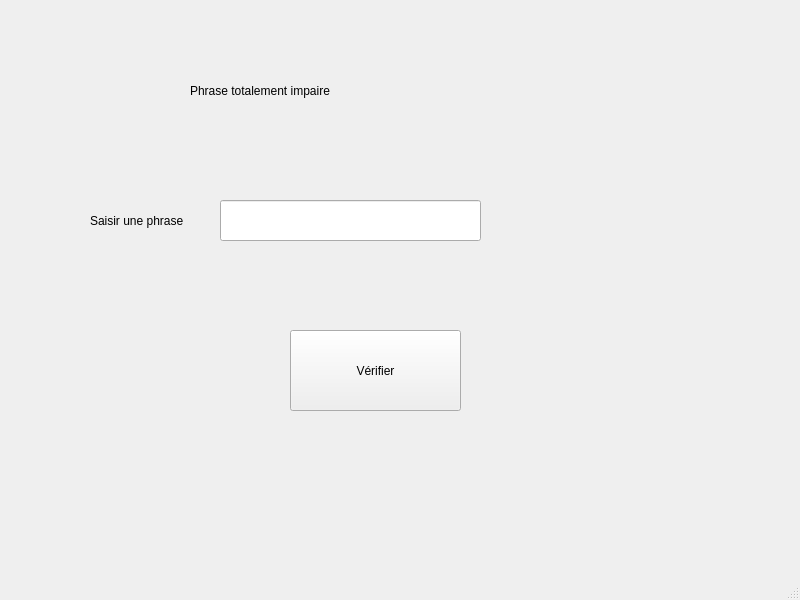
<?xml version="1.0" encoding="UTF-8"?>
<ui version="4.0">
 <class>MainWindow</class>
 <widget class="QMainWindow" name="MainWindow">
  <property name="geometry">
   <rect>
    <x>0</x>
    <y>0</y>
    <width>800</width>
    <height>600</height>
   </rect>
  </property>
  <property name="windowTitle">
   <string>MainWindow</string>
  </property>
  <widget class="QWidget" name="centralwidget">
   <widget class="QLabel" name="label">
    <property name="geometry">
     <rect>
      <x>190</x>
      <y>60</y>
      <width>381</width>
      <height>61</height>
     </rect>
    </property>
    <property name="text">
     <string>Phrase totalement impaire</string>
    </property>
   </widget>
   <widget class="QLabel" name="label_2">
    <property name="geometry">
     <rect>
      <x>90</x>
      <y>190</y>
      <width>171</width>
      <height>61</height>
     </rect>
    </property>
    <property name="text">
     <string>Saisir une phrase</string>
    </property>
   </widget>
   <widget class="QLineEdit" name="lineEdit">
    <property name="geometry">
     <rect>
      <x>220</x>
      <y>200</y>
      <width>261</width>
      <height>41</height>
     </rect>
    </property>
   </widget>
   <widget class="QPushButton" name="Verifier">
    <property name="geometry">
     <rect>
      <x>290</x>
      <y>330</y>
      <width>171</width>
      <height>81</height>
     </rect>
    </property>
    <property name="text">
     <string>Vérifier</string>
    </property>
   </widget>
   <widget class="QLabel" name="res">
    <property name="geometry">
     <rect>
      <x>210</x>
      <y>490</y>
      <width>351</width>
      <height>61</height>
     </rect>
    </property>
    <property name="text">
     <string/>
    </property>
   </widget>
  </widget>
  <widget class="QMenuBar" name="menubar">
   <property name="geometry">
    <rect>
     <x>0</x>
     <y>0</y>
     <width>800</width>
     <height>26</height>
    </rect>
   </property>
  </widget>
  <widget class="QStatusBar" name="statusbar"/>
 </widget>
 <resources/>
 <connections/>
</ui>
